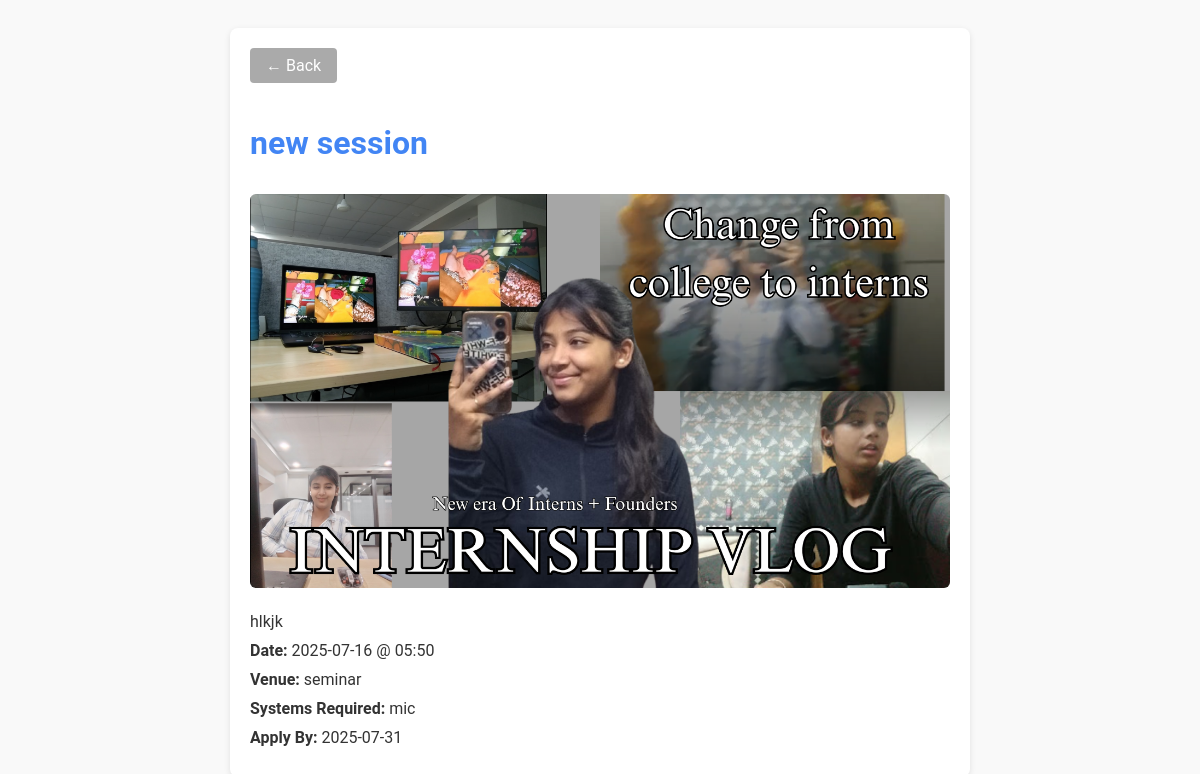
The app's page /events/2/ with its own data.
### events/models.py (models this page shows, shortened)
class Event(models.Model):
    EVENT_TYPES = [
        ('tech_talk', 'Tech Talk'),
        ('workshop', 'Workshop'),
        ('competition', 'Competition'),
        ('meetup', 'Meetup'),
        ('other', 'Other'),
    ]
    STATUS_CHOICES = [
        ('draft', 'Draft'),
        ('pending_venue_approval', 'Pending Venue Approval'),
        ('venue_approved', 'Venue Approved'),
        ('published', 'Published'),
        ('completed', 'Completed'),
        ('attendance_sent_to_erp', 'Attendance Sent to ERP'),
    ]
    title = models.CharField(max_length=100)
    description = models.TextField()
    event_type = models.CharField(max_length=20, choices=EVENT_TYPES, default='other')
    date = models.DateField()
    time = models.TimeField()
    venue = models.CharField(max_length=100)
    is_venue_approved_by_hod = models.BooleanField(default=False)
    last_date_to_apply = models.DateField()
    registration_link = models.URLField(max_length=300, blank=True, null=True)
    systems_required = models.TextField(blank=True)
    poster = models.ImageField(upload_to='event_posters/', blank=True, null=True)
    is_visible = models.BooleanField(default=False)
    created_by = models.ForeignKey(User, on_delete=models.CASCADE, related_name="created_events")
    created_at = models.DateTimeField(auto_now_add=True)
    assigned_teachers = models.ManyToManyField(User, related_name='assigned_events_as_teacher', blank=True,
                                               limit_choices_to={'role': 'Teacher'})
    assigned_gdg_members = models.ManyToManyField(User, related_name='assigned_events_as_gdg', blank=True,
                                                  limit_choices_to={'role': 'GDG'})
    event_head = models.ForeignKey(User, on_delete=models.SET_NULL, null=True, blank=True, related_name='led_events',
                                   limit_choices_to={'role': 'EventHead'})
    status = models.CharField(max_length=30, choices=STATUS_CHOICES, default='draft')

### events/views.py (the view)
# urls.py: path('<int:event_id>/', views.event_detail, name='event_detail'),
@login_required
def event_detail(request, event_id):
    event = get_object_or_404(Event, pk=event_id)
    return render(request, "events/event_details.html", {"event": event})

### events/templates/events/event_details.html (shortened to what this page needs)
<!DOCTYPE html>
<html lang="en">
<head>
</head>
<body>
  <div class="container">
    <a href="{% url 'event_list' %}" class="btn btn-back">← Back</a>
    <h1>{{ event.title }}</h1>
    {% if event.poster %}
      <img src="{{ event.poster.url }}" alt="{{ event.title }} Poster" class="poster">
    {% endif %}
    <p>{{ event.description }}</p>
    <p><strong>Date:</strong> {{ event.date|date:"Y-m-d" }} @ {{ event.time|time:"H:i" }}</p>
    <p><strong>Venue:</strong> {{ event.venue }}
    </p>
    <p><strong>Systems Required:</strong> {{ event.systems_required }}</p>
    <p><strong>Apply By:</strong> {{ event.last_date_to_apply|date:"Y-m-d" }}</p>
  </div>
</body>
</html>

### events/templates/events/event_details.html (style rules this page uses)
body { font-family: Roboto, sans-serif; background: #f9f9f9; padding: 20px; color: #333; }
.container { max-width: 700px; margin: auto; background: #fff; padding: 20px; border-radius: 8px; box-shadow: 0 2px 6px rgba(0,0,0,0.1); }
h1 { color: #4285F4; }
p { margin: 10px 0; }
.btn { padding: 8px 16px; border: none; color: #fff; border-radius: 4px; cursor: pointer; }
.btn-back { background: #aaa; text-decoration: none; display: inline-block; margin-bottom: 20px; }
img.poster { max-width: 100%; height: auto; margin: 10px 0; border-radius: 6px; }

### records on screen
Event: title "new session", poster (picture), description "hlkjk", date "2025-07-16", time "05:50", venue "seminar", systems_required "mic", last_date_to_apply "2025-07-31"
